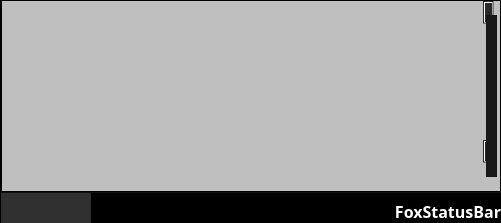
     <widget class="QFrame" name="PlaylistBox">
      <property name="sizePolicy">
       <sizepolicy hsizetype="Preferred" vsizetype="Ignored">
        <horstretch>0</horstretch>
        <verstretch>0</verstretch>
       </sizepolicy>
      </property>
      <property name="frameShape">
       <enum>QFrame::NoFrame</enum>
      </property>
      <layout class="QHBoxLayout" name="PlaylistBoxFirk">
       <property name="spacing">
        <number>0</number>
       </property>
       <property name="leftMargin">
        <number>0</number>
       </property>
       <property name="topMargin">
        <number>0</number>
       </property>
       <property name="rightMargin">
        <number>0</number>
       </property>
       <property name="bottomMargin">
        <number>0</number>
       </property>
       <item>
        <widget class="QTreeView" name="PlaylistsView">
         <property name="enabled">
          <bool>true</bool>
         </property>
         <property name="sizePolicy">
          <sizepolicy hsizetype="Ignored" vsizetype="Ignored">
           <horstretch>1</horstretch>
           <verstretch>0</verstretch>
          </sizepolicy>
         </property>
         <property name="minimumSize">
          <size>
           <width>1</width>
           <height>0</height>
          </size>
         </property>
         <property name="maximumSize">
          <size>
           <width>500</width>
           <height>16777215</height>
          </size>
         </property>
         <property name="sizeIncrement">
          <size>
           <width>0</width>
           <height>0</height>
          </size>
         </property>
         <property name="mouseTracking">
          <bool>false</bool>
         </property>
         <property name="acceptDrops">
          <bool>false</bool>
         </property>
         <property name="styleSheet">
          <string notr="true">QTreeView{
  background-color: rgba(26,26, 26,0.5);
  color:rgb(255, 255, 255);
  border: 1px solid;
  outline: 0;
  show-decoration-selected: 1; /* make the selection span the entire width of the view */
}

QTreeView{
    selection-background-color: transparent;
}

QTreeView::branch:has-siblings:!adjoins-item {
    border-image: url(A:/YandexDisk/python-projects/MSMPstream/MSMPstreamGit/img/stylesheet-vline.png) 0;
}

QTreeView::branch:has-siblings:adjoins-item {
    border-image: url(A:/YandexDisk/python-projects/MSMPstream/MSMPstreamGit/img/stylesheet-branch-more.png) 0;
}

QTreeView::branch:!has-children:!has-siblings:adjoins-item {
    border-image: url(A:/YandexDisk/python-projects/MSMPstream/MSMPstreamGit/img/stylesheet-branch-end.png) 0;
}
QTreeView::branch:has-children:!has-siblings:closed,
QTreeView::branch:closed:has-children:has-siblings {
        border-image: none;
        image: url(A:/YandexDisk/python-projects/MSMPstream/MSMPstreamGit/img/stylesheet-branch-closed.png);
}

QTreeView::branch:open:has-children:!has-siblings,
QTreeView::branch:open:has-children:has-siblings  {
        border-image: none;
        image: url(A:/YandexDisk/python-projects/MSMPstream/MSMPstreamGit/img/stylesheet-branch-open.png);
}



QTreeView::item {
   outline: 0;
   color:rgb(80,80,80)
}


QTreeView  QAbstractItemView
{
     border: none;
}


QTreeView::item:selected {
    background: rgba(18,18,18,0.3);
    color:white;
}
QTreeView::item:selected:!active {
   background: rgba(18,18,18,0.3);
   color:white;
}

QTreeView::item:selected {
    color:white;
}
QTreeView::item:selected:!active {
   color:white;
}

QTreeView::item:hover {
    background: rgba(20,20,20,0.5);
    color:#B72E2B;
}




QMenu {
    background-color: rgb(50,50,50); /* sets background of the menu */
    border: 1px solid black;
}

QMenu::item {
    /* sets background of menu item. set this to something non-transparent
        if you want menu color and menu item color to be different */
    background-color: transparent;
    color:white;
}

QMenu::item:selected { /* when user selects item using mouse or keyboard */
    background-color: #B72E2B;
}






QScrollBar:vertical{
        background-color: #2A2929;
        width: 17px;
        margin: 14px 3px 14px 3px;
        border: 0px transparent;
        border-radius: 0px;
}

QScrollBar::handle:vertical{
        background-color: #181818;         /* #605F5F; */  
        min-height: 5px;
}
QScrollBar::handle:vertical:hover{
        background-color: #B72E2B;         
        min-height: 5px;
}


QScrollBar::sub-line:vertical{
        margin: 3px 0px 3px 0px;
        border-image: url(A:/YandexDisk/python-projects/MSMPstream/MSMPstreamGit/img/SliderUp.png);
        background-color: rgb(80, 80, 80);
        height: 11px;
        width: 11px;
        subcontrol-position: top;
        subcontrol-origin: margin;
}

QScrollBar::add-line:vertical{
        margin: 3px 0px 3px 0px;
        border-image: url(A:/YandexDisk/python-projects/MSMPstream/MSMPstreamGit/img/SliderDown.png);
        background-color: rgb(80, 80, 80);
        height: 11px;
        width: 11px;
        subcontrol-position: bottom;
        subcontrol-origin: margin;
}

QScrollBar::sub-line:vertical:hover,QScrollBar::sub-line:vertical:on{
        border-image: url(A:/YandexDisk/python-projects/MSMPstream/MSMPstreamGit/img/SliderUp.png);
        background-color: rgb(183,46,43);
        height: 11px;
        width: 11px;
        subcontrol-position: top;
        subcontrol-origin: margin;
}

QScrollBar::add-line:vertical:hover, QScrollBar::add-line:vertical:on{
        border-image: url(A:/YandexDisk/python-projects/MSMPstream/MSMPstreamGit/img/SliderDown.png);
        background-color: rgb(183,46,43);
        height: 11px;
        width: 11px;
        subcontrol-position: bottom;
        subcontrol-origin: margin;
}

QScrollBar::up-arrow:vertical, QScrollBar::down-arrow:vertical{
        background: none;
}

QScrollBar::add-page:vertical, QScrollBar::sub-page:vertical{
        background: none;
}





</string>
         </property>
         <property name="verticalScrollBarPolicy">
          <enum>Qt::ScrollBarAlwaysOn</enum>
         </property>
         <property name="animated">
          <bool>true</bool>
         </property>
         <property name="headerHidden">
          <bool>true</bool>
         </property>
        </widget>
       </item>
       <item>
        <layout class="QVBoxLayout" name="verticalLayout_5">
         <property name="spacing">
          <number>0</number>
         </property>
         <property name="leftMargin">
          <number>0</number>
         </property>
         <item>
          <widget class="QListView" name="PlaylistView">
           <property name="minimumSize">
            <size>
             <width>500</width>
             <height>0</height>
            </size>
           </property>
           <property name="font">
            <font>
             <family>Chicago</family>
             <pointsize>10</pointsize>
             <bold>true</bold>
            </font>
           </property>
           <property name="focusPolicy">
            <enum>Qt::NoFocus</enum>
           </property>
           <property name="acceptDrops">
            <bool>false</bool>
           </property>
           <property name="styleSheet">
            <string notr="true">/* ================================= */
QScrollBar:vertical{
        background-color: #2A2929;
        width: 17px;
        margin: 14px 3px 14px 3px;
        border: 0px transparent;
        border-radius: 0px;
}

QScrollBar::handle:vertical{
        background-color: #181818;         /* #605F5F; */  
        min-height: 5px;
}
QScrollBar::handle:vertical:hover{
        background-color: #B72E2B;         
        min-height: 5px;
}


QScrollBar::sub-line:vertical{
        margin: 3px 0px 3px 0px;
        border-image: url(A:/YandexDisk/python-projects/MSMPstream/MSMPstreamGit/img/SliderUp.png);
        background-color: rgb(80, 80, 80);
        height: 11px;
        width: 11px;
        subcontrol-position: top;
        subcontrol-origin: margin;
}

QScrollBar::add-line:vertical{
        margin: 3px 0px 3px 0px;
        border-image: url(A:/YandexDisk/python-projects/MSMPstream/MSMPstreamGit/img/SliderDown.png);
        background-color: rgb(80, 80, 80);
        height: 11px;
        width: 11px;
        subcontrol-position: bottom;
        subcontrol-origin: margin;
}

QScrollBar::sub-line:vertical:hover,QScrollBar::sub-line:vertical:on{
        border-image: url(A:/YandexDisk/python-projects/MSMPstream/MSMPstreamGit/img/SliderUp.png);
        background-color: rgb(183,46,43);
        height: 11px;
        width: 11px;
        subcontrol-position: top;
        subcontrol-origin: margin;
}

QScrollBar::add-line:vertical:hover, QScrollBar::add-line:vertical:on{
        border-image: url(A:/YandexDisk/python-projects/MSMPstream/MSMPstreamGit/img/SliderDown.png);
        background-color: rgb(183,46,43);
        height: 11px;
        width: 11px;
        subcontrol-position: bottom;
        subcontrol-origin: margin;
}

QScrollBar::up-arrow:vertical, QScrollBar::down-arrow:vertical{
        background: none;
}

QScrollBar::add-page:vertical, QScrollBar::sub-page:vertical{
        background: none;
}
/* ================================= */


QListView{
  background-color: rgba(0, 0, 0,0.2);
  color:rgb(255, 255, 255);
  border: 1px solid;
   outline: 0;
}


QListView {
    show-decoration-selected: 1; /* make the selection span the entire width of the view */
}

QListView::item {
   outline: 0;
}
QListView::item {

}

QListView  QAbstractItemView
{
     border: none;
}


QListView::item:selected {
    background: rgba(20,20,20,0.5);
    color:white;
}
QListView::item:selected:!active {
   background: rgba(20,20,20,0.5);
   color:white;
}

/*
QListView::item:alternate {
    background: #EEEEEE;
}

QListView::item:selected {
    border: 1px solid #6a6ea9;
}

QListView::item:selected:!active {
    background: qlineargradient(x1: 0, y1: 0, x2: 0, y2: 1,
                                stop: 0 #ABAFE5, stop: 1 #8588B2);
}

QListView::item:selected:active {
    background: qlineargradient(x1: 0, y1: 0, x2: 0, y2: 1,
                                stop: 0 #6a6ea9, stop: 1 #888dd9);
}

QListView::item:hover {
    background: qlineargradient(x1: 0, y1: 0, x2: 0, y2: 1,
                                stop: 0 #FAFBFE, stop: 1 #DCDEF1);
}

*/
QListWidget {padding: 0px;}
QListWidget::item { margin: 0px; }

QMenu {
    background-color: rgb(50,50,50); /* sets background of the menu */
    border: 1px solid black;
}

QMenu::item {
    /* sets background of menu item. set this to something non-transparent
        if you want menu color and menu item color to be different */
    background-color: transparent;
    color:white;
}

QMenu::item:selected { /* when user selects item using mouse or keyboard */
    background-color: #B72E2B;
}

/*




QListView{
  background-color: rgba(0,0, 0,0.2);
  color:rgb(255, 255, 255);
  border: 1px solid;
  outline: none;
}

QListView {
    show-decoration-selected:1;
}




*/







</string>
           </property>
           <property name="verticalScrollBarPolicy">
            <enum>Qt::ScrollBarAlwaysOn</enum>
           </property>
           <property name="horizontalScrollBarPolicy">
            <enum>Qt::ScrollBarAlwaysOff</enum>
           </property>
           <property name="autoScrollMargin">
            <number>0</number>
           </property>
           <property name="editTriggers">
            <set>QAbstractItemView::NoEditTriggers</set>
           </property>
           <property name="dragEnabled">
            <bool>true</bool>
           </property>
           <property name="dragDropMode">
            <enum>QAbstractItemView::NoDragDrop</enum>
           </property>
           <property name="selectionMode">
            <enum>QAbstractItemView::ExtendedSelection</enum>
           </property>
           <property name="selectionBehavior">
            <enum>QAbstractItemView::SelectItems</enum>
           </property>
          </widget>
         </item>
         <item>
          <widget class="QGroupBox" name="PlaylistCommandBar">
           <property name="styleSheet">
            <string notr="true">QGroupBox{
   background-color:black;
   border: none;
   border-top: 1px solid;
   border-color: rgb(16,16,16)
}</string>
           </property>
           <property name="flat">
            <bool>false</bool>
           </property>
           <property name="checkable">
            <bool>false</bool>
           </property>
           <layout class="QHBoxLayout" name="PlaylistCommandBarFirk">
            <property name="spacing">
             <number>0</number>
            </property>
            <property name="sizeConstraint">
             <enum>QLayout::SetDefaultConstraint</enum>
            </property>
            <property name="leftMargin">
             <number>0</number>
            </property>
            <property name="topMargin">
             <number>0</number>
            </property>
            <property name="rightMargin">
             <number>0</number>
            </property>
            <property name="bottomMargin">
             <number>0</number>
            </property>
            <item>
             <widget class="QPushButton" name="AddTreakPlaylist">
              <property name="minimumSize">
               <size>
                <width>30</width>
                <height>30</height>
               </size>
              </property>
              <property name="maximumSize">
               <size>
                <width>30</width>
                <height>30</height>
               </size>
              </property>
              <property name="autoFillBackground">
               <bool>false</bool>
              </property>
              <property name="styleSheet">
               <string notr="true">QPushButton{
  background-color: rgb(48, 48, 48);
  border: none;
  border-image: url(A:/YandexDisk/python-projects/MSMPstream/MSMPstreamGit/img/add-openNew.png);
}
QPushButton:hover{
  background-color: rgb(183,46,43);
  border: none;
  border-image: url(A:/YandexDisk/python-projects/MSMPstream/MSMPstreamGit/img/add-openNew.png);
}

QPushButton:pressed{
  background-color: rgb(183,46,43);
  border: none;
  border-image: url(A:/YandexDisk/python-projects/MSMPstream/MSMPstreamGit/img/add-openNewA.png);

} 
 </string>
              </property>
              <property name="text">
               <string/>
              </property>
              <property name="iconSize">
               <size>
                <width>30</width>
                <height>30</height>
               </size>
              </property>
              <property name="shortcut">
               <string notr="true"/>
              </property>
             </widget>
            </item>
            <item>
             <widget class="QPushButton" name="RemoveTreakPlaylist">
              <property name="minimumSize">
               <size>
                <width>30</width>
                <height>30</height>
               </size>
              </property>
              <property name="maximumSize">
               <size>
                <width>30</width>
                <height>30</height>
               </size>
              </property>
              <property name="styleSheet">
               <string notr="true">QPushButton{
  background-color: rgb(48, 48, 48);
  border: none;
  border-image: url(A:/YandexDisk/python-projects/MSMPstream/MSMPstreamGit/img/removeNew.png);
}
QPushButton:hover{
  background-color: rgb(183,46,43);
  border: none;
  border-image: url(A:/YandexDisk/python-projects/MSMPstream/MSMPstreamGit/img/removeNew.png);
}

QPushButton:pressed{
  background-color: rgb(183,46,43);
  border: none;
  border-image: url(A:/YandexDisk/python-projects/MSMPstream/MSMPstreamGit/img/removeNewA.png);

}
</string>
              </property>
              <property name="iconSize">
               <size>
                <width>30</width>
                <height>30</height>
               </size>
              </property>
              <property name="shortcut">
               <string notr="true"/>
              </property>
             </widget>
            </item>
            <item>
             <widget class="QPushButton" name="MenuPlaylist">
              <property name="minimumSize">
               <size>
                <width>30</width>
                <height>30</height>
               </size>
              </property>
              <property name="maximumSize">
               <size>
                <width>30</width>
                <height>30</height>
               </size>
              </property>
              <property name="styleSheet">
               <string notr="true">QPushButton{
  background-color: rgb(48, 48, 48);
  border: none;
  border-image: url(A:/YandexDisk/python-projects/MSMPstream/MSMPstreamGit/img/menuplaylistNew.png);
}
QPushButton:hover{
  background-color: rgb(183,46,43);
  border: none;
  border-image: url(A:/YandexDisk/python-projects/MSMPstream/MSMPstreamGit/img/menuplaylistNew.png);
}

QPushButton:pressed{
  background-color: rgb(183,46,43);
  border: none;
  border-image: url(A:/YandexDisk/python-projects/MSMPstream/MSMPstreamGit/img/menuplaylistNewA.png);

}
</string>
              </property>
              <property name="text">
               <string/>
              </property>
              <property name="iconSize">
               <size>
                <width>30</width>
                <height>30</height>
               </size>
              </property>
              <property name="shortcut">
               <string notr="true"/>
              </property>
             </widget>
            </item>
            <item>
             <widget class="QLabel" name="FoxStatusBar">
              <property name="sizePolicy">
               <sizepolicy hsizetype="Ignored" vsizetype="Preferred">
                <horstretch>0</horstretch>
                <verstretch>0</verstretch>
               </sizepolicy>
              </property>
              <property name="font">
               <font>
                <family>Chicago</family>
                <pointsize>12</pointsize>
                <bold>true</bold>
               </font>
              </property>
              <property name="styleSheet">
               <string notr="true">QLabel{
background-color: rgba(0,0,0,0);
color:white;
}</string>
              </property>
              <property name="text">
               <string>FoxStatusBar</string>
              </property>
              <property name="textFormat">
               <enum>Qt::AutoText</enum>
              </property>
              <property name="alignment">
               <set>Qt::AlignBottom|Qt::AlignRight|Qt::AlignTrailing</set>
              </property>
             </widget>
            </item>
           </layout>
          </widget>
         </item>
        </layout>
       </item>
      </layout>
     </widget>
